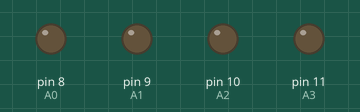
This sketch was run on a simulated Arduino Uno, built with avr-gcc and run on an emulated ATmega328P. Shown: output pins drawn as LEDs (lit = HIGH).

Above: at 0.1 s.
At 4.1 s:
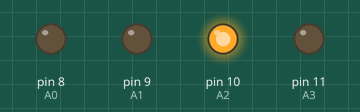
At 9.1 s:
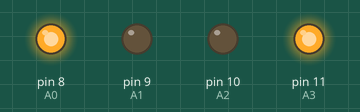
At 19.1 s:
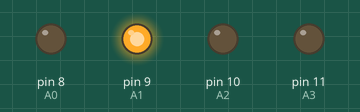
At 28.1 s:
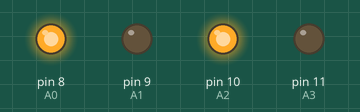
At 38.1 s:
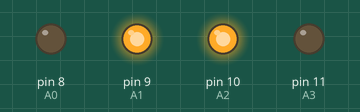
Timing chart, 0 to 40.0 s (numbered marks = the images above):
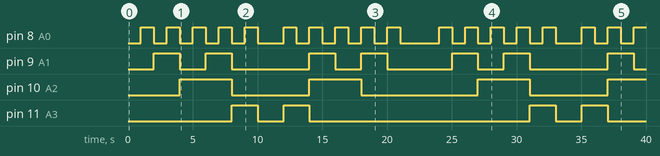

The sketch:

IN14_tester.ino
```cpp
/*

5V = +5V
GND = GND
8 = A0
9 = A1
10 = A2
11 = A3

signal HIGH on A0 > send 1
signal HIGH on A1 > send 2
signal HIGH on A2 > send 4
signal HIGH on A3 > send 8

*/

#define A0 8
#define A1 9
#define A2 10
#define A3 11

#define SHOW_TIME 1000

// the setup function runs once when you press reset or power the board
void setup() {
  // initialize digital pin LED_BUILTIN as an output.
  pinMode(A0, OUTPUT);
  pinMode(A1, OUTPUT);
  pinMode(A2, OUTPUT);
  pinMode(A3, OUTPUT);
}

void led_blink() {
  digitalWrite(13, HIGH);   // turn the LED on (HIGH is the voltage level)
  delay(1);                       // wait for a second
  digitalWrite(13, LOW);    // turn the LED off by making the voltage LOW
}

void show_1() {
  digitalWrite(A0, HIGH);
  delay(SHOW_TIME);
  digitalWrite(A0, LOW);
}

void show_2() {
  digitalWrite(A1, HIGH);
  delay(SHOW_TIME);
  digitalWrite(A1, LOW);
}

void show_3() {
  digitalWrite(A0, HIGH);
  digitalWrite(A1, HIGH);
  delay(SHOW_TIME);
  digitalWrite(A0, LOW);
  digitalWrite(A1, LOW);
}

void show_4() {
  digitalWrite(A2, HIGH);
  delay(SHOW_TIME);
  digitalWrite(A2, LOW);
}

void show_5() {
  digitalWrite(A0, HIGH);
  digitalWrite(A2, HIGH);
  delay(SHOW_TIME);
  digitalWrite(A0, LOW);
  digitalWrite(A2, LOW);
}

void show_6() {
  digitalWrite(A1, HIGH);
  digitalWrite(A2, HIGH);
  delay(SHOW_TIME);
  digitalWrite(A1, LOW);
  digitalWrite(A2, LOW);
}

void show_7() {
  digitalWrite(A0, HIGH);
  digitalWrite(A1, HIGH);
  digitalWrite(A2, HIGH);
  delay(SHOW_TIME);
  digitalWrite(A0, LOW);
  digitalWrite(A1, LOW);
  digitalWrite(A2, LOW);
}

void show_8() {
  digitalWrite(A3, HIGH);
  delay(SHOW_TIME);
  digitalWrite(A3, LOW);
}

void show_9() {
  digitalWrite(A0, HIGH);
  digitalWrite(A3, HIGH);
  delay(SHOW_TIME);
  digitalWrite(A0, LOW);
  digitalWrite(A3, LOW);
}

void show_0() {
  digitalWrite(A0, LOW);
  digitalWrite(A1, LOW);
  digitalWrite(A2, LOW);
  digitalWrite(A3, LOW);
  delay(SHOW_TIME);
}

void loop() {

  show_0();
  led_blink();
  show_1();
  led_blink();
  show_2();
  led_blink();
  show_3();
  led_blink();
  show_4();
  led_blink();
  show_5();
  led_blink();
  show_6();
  led_blink();
  show_7();
  led_blink();
  show_8();
  led_blink();
  show_9();
  led_blink();
  show_0();
  led_blink();
  delay(1000);
  show_9();
  led_blink();
  show_8();
  led_blink();
  show_7();
  led_blink();
  show_6();
  led_blink();
  show_5();
  led_blink();
  show_4();
  led_blink();
  show_3();
  led_blink();
  show_2();
  led_blink();
  show_1();
  led_blink();
  show_0();
  led_blink();
  delay(1000);
}
```

Measured:
- by itself, pin 8 (A0): LOW → HIGH at 1.0 s, → LOW 1.0 s later, → HIGH 1.0 s later, → LOW 1.0 s later, … (35 changes in this stretch)
- by itself, pin 9 (A1): LOW → HIGH at 2.0 s, → LOW 2.0 s later, → HIGH 2.0 s later, → LOW 2.0 s later, … (14 changes in this stretch)
- by itself, pin 10 (A2): goes HIGH 4.0 s, LOW 6.0 s, HIGH 4.0 s, LOW 9.0 s, HIGH 4.0 s, LOW 6.0 s, then HIGH
- by itself, pin 11 (A3): LOW → HIGH at 8.0 s, → LOW 2.0 s later, → HIGH 2.0 s later, → LOW 2.0 s later, … (8 changes in this stretch)
